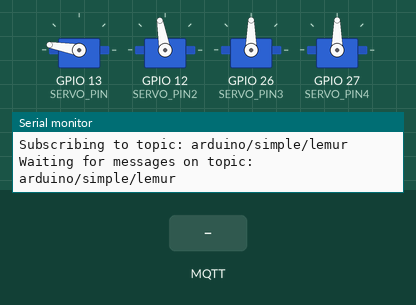
Recording of a sketch running on a simulated ESP32. Shown: 4 × servo, the last lines printed to the serial monitor. The test bench sets the inputs (shaded band). WiFi joins after 1.5 s; servers stay silent unless stated; no MQTT or app messages arrive unless stated.

Above: at 6.2 s.
6.3 s: MQTT message "3" arrives on the first subscribed topic
At 7.5 s:
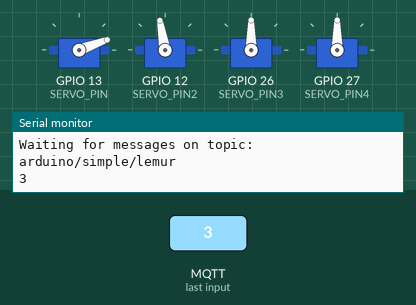
9.3 s: MQTT message "2" arrives on the first subscribed topic
At 9.8 s:
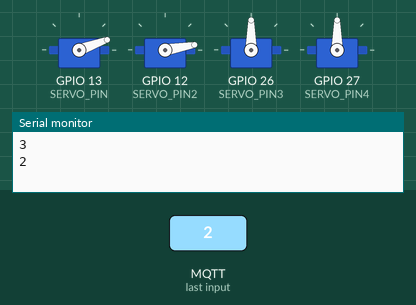
Timing chart, 0 to 12.8 s (numbered marks = the images above; inputs shaded):
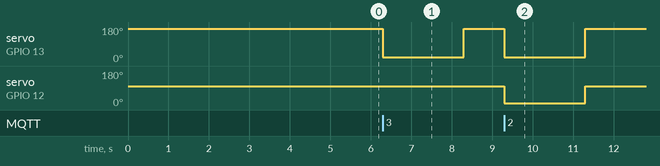

The sketch:

Arduino_Code.ino
```cpp
/*
 * This ESP32 code is created by esp32io.com
 *
 * This ESP32 code is released in the public domain
 *
 * For more detail (instruction and wiring diagram), visit https://esp32io.com/tutorials/esp32-servo-motor
 */

#include <ESP32Servo.h>
#include <ArduinoMqttClient.h>

#if defined(ARDUINO_SAMD_MKRWIFI1010) || defined(ARDUINO_SAMD_NANO_33_IOT) || defined(ARDUINO_AVR_UNO_WIFI_REV2)
  #include <WiFiNINA.h>
#elif defined(ARDUINO_SAMD_MKR1000)
  #include <WiFi101.h>
#elif defined(ARDUINO_ARCH_ESP8266)
  #include <ESP8266WiFi.h>
#elif defined(ARDUINO_ARCH_ESP32)
  #include <WiFi.h>
#endif

#define SERVO_PIN 13 // ESP32 pin GIOP26 connected to servo motor
#define SERVO_PIN2 12 // ESP32 pin GIOP26 connected to servo motor
#define SERVO_PIN3 26 // ESP32 pin GIOP26 connected to servo motor
#define SERVO_PIN4 27 // ESP32 pin GIOP26 connected to servo motor

char ssid[] = "Lemon";    // your network SSID (name)
char pass[] = "jillianl";    // your network password (use for WPA, or use as key for WEP)

WiFiClient wifiClient;
MqttClient mqttClient(wifiClient);

const char broker[] = "test.mosquitto.org";
int        port     = 1883;
const char topic[]  = "arduino/simple/lemur";

Servo servoMotor, servoMotor2, servoMotor3, servoMotor4;

int roshambo = 0;
void setup() {
  //Initialize serial and wait for port to open:
  Serial.begin(115200);
  while (!Serial) {
    ; // wait for serial port to connect. Needed for native USB port only
  }

  // attempt to connect to WiFi network:
  Serial.print("Attempting to connect to WPA SSID: ");
  Serial.println(ssid);
  WiFi.begin(ssid, pass);
  while (WiFi.status() != WL_CONNECTED) {
    // failed, retry
    WiFi.begin(ssid, pass);
    Serial.print(".");
    delay(5000);
  }

  Serial.println("You're connected to the network");
  Serial.println();

  Serial.print("Attempting to connect to the MQTT broker: ");
  Serial.println(broker);

  if (!mqttClient.connect(broker, port)) {
    Serial.print("MQTT connection failed! Error code = ");
    Serial.println(mqttClient.connectError());

    while (1);
  }

  Serial.println("You're connected to the MQTT broker!");
  Serial.println();

  Serial.print("Subscribing to topic: ");
  Serial.println(topic);
  Serial.println();

  // subscribe to a topic
  mqttClient.subscribe(topic);

  // topics can be unsubscribed using:
  // mqttClient.unsubscribe(topic);

  Serial.print("Waiting for messages on topic: ");
  Serial.println(topic);
  Serial.println();

  servoMotor.attach(SERVO_PIN);  // attaches the servo on ESP32 pin
  servoMotor2.attach(SERVO_PIN2);  // attaches the servo on ESP32 pin
  servoMotor3.attach(SERVO_PIN3);  // attaches the servo on ESP32 pin
  servoMotor4.attach(SERVO_PIN4);  // attaches the servo on ESP32 pin

  servoMotor2.write(100);
  servoMotor.write(170);
}

void do_scissors()
{
  for (int pos = 170; pos >= 20; pos -= 1) {
    servoMotor.write(pos);
    delay(15); // waits 15ms to reach the position
  }
}

void undo_scissors()
{
  for (int pos = 20; pos <= 170; pos += 1) {
    servoMotor.write(pos);
    delay(15); // waits 15ms to reach the position
  }
}
void do_paper()
{
    for (int pos2 = 100, pos = 170; pos2 >= 10 && pos >= 20; pos2 -= 1, pos -= 2) {
    servoMotor2.write(pos2);
    delay(15); // waits 15ms to reach the position
    servoMotor.write(pos);
    delay(30); // waits 15ms to reach the position
  }

}

void undo_paper()
{
    for (int pos2 = 10, pos = 20; pos2 <= 100 && pos <= 170; pos2 += 1, pos += 2) {
    servoMotor2.write(pos2);
    delay(15); // waits 15ms to reach the position
    servoMotor.write(pos);
    delay(30); // waits 15ms to reach the position
  }

}


void loop() {

  int messageSize = mqttClient.parseMessage();
  if (messageSize) {
//    // we received a message, print out the topic and contents
//    Serial.print("Received a message with topic '");
//    Serial.print(mqttClient.messageTopic());
//    Serial.print("', length ");
//    Serial.print(messageSize);
//    Serial.println(" bytes:");

    // use the Stream interface to print the contents
    while (mqttClient.available()) {
      char s = (char)mqttClient.read();
      Serial.println(s);
      if (s == '3'){
        servoMotor.write(20);
        delay(2000);
        servoMotor2.write(100);
        servoMotor.write(170);
       }
       else if (s == '2') {
        servoMotor2.write(10);
        servoMotor.write(20);
        delay(2000);
        servoMotor2.write(100);
        servoMotor.write(170);
      }
       else if (s == '1'){
        servoMotor2.write(100);
        servoMotor.write(170);
      }

  }
//
//  if (roshambo == 1)
//    Serial.println("1!");
//  else if (roshambo == 2)
//    Serial.println("2!");
//  else if (roshambo == 3)
//    Serial.println("3!");
  }
}
```

Measured:
- after the input at 6.3 s, servo on GPIO 13 (SERVO_PIN): 170° → 20° at once, → 170° 2.0 s later
- after the input at 9.3 s, servo on GPIO 13 (SERVO_PIN): 170° → 20° at once, → 170° 2.0 s later; servo on GPIO 12 (SERVO_PIN2): 100° → 10° at once, → 100° 2.0 s later
